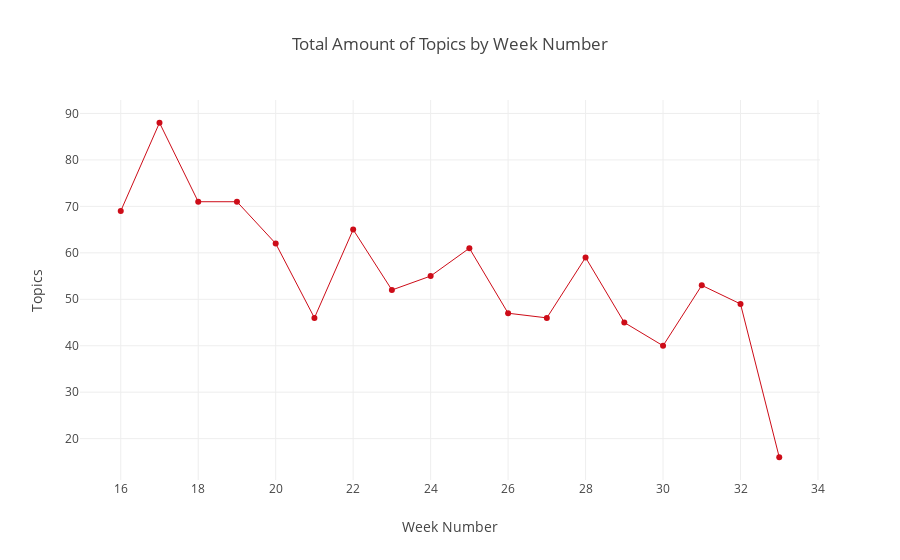

Notebook cell for this chart:
### Code cell
topics_by_time(period=topics_data.timestamp.dt.weekofyear, period_str='Week Number')

### Figure 1 — Plotly figure (JSON) as saved in the notebook; plotly's stock layout.template omitted (floating-point values rounded to 4 significant figures)
{"data": [{"line": {"color": "rgb(205, 12, 24)", "width": 1}, "type": "scatter", "uid": "c385e024-a004-11e8-a71a-843a4b06963c", "x": [16, 17, 18, 19, 20, 21, 22, 23, 24, 25, 26, 27, 28, 29, 30, 31, 32, 33], "y": [69, 88, 71, 71, 62, 46, 65, 52, 55, 61, 47, 46, 59, 45, 40, 53, 49, 16]}], "layout": {"title": "Total Amount of Topics by Week Number", "xaxis": {"title": "Week Number"}, "yaxis": {"title": "Topics"}}}
